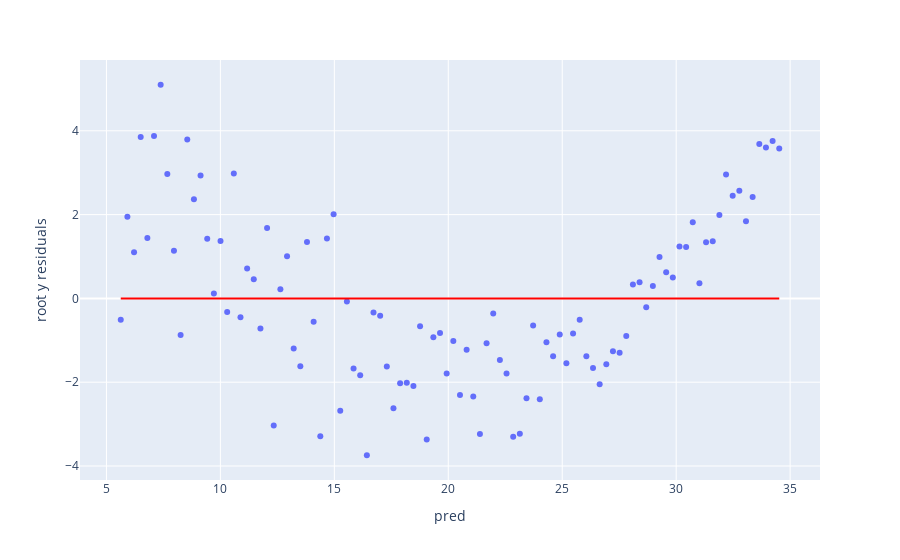

This figure's notebook cell:
### Markdown cell above
Hmm... the relationship certainly looks _more_ linear than before, but still not quite linear. Let's look at the residual plot:

### Code cell
# Feel free to use this function directly to help you answer Question 1.
def create_residual_plot(df, x, y):
    df = df.copy()
    from sklearn.linear_model import LinearRegression
    model = LinearRegression()
    model.fit(df[[x]], df[y])
    df['pred'] = model.predict(df[[x]])
    df[f'{y} residuals'] = df[y] - model.predict(df[[x]])
    return px.scatter(df, x='pred', y=f'{y} residuals', trendline='ols', trendline_color_override='red')

create_residual_plot(df_2, 'x', 'root y')
